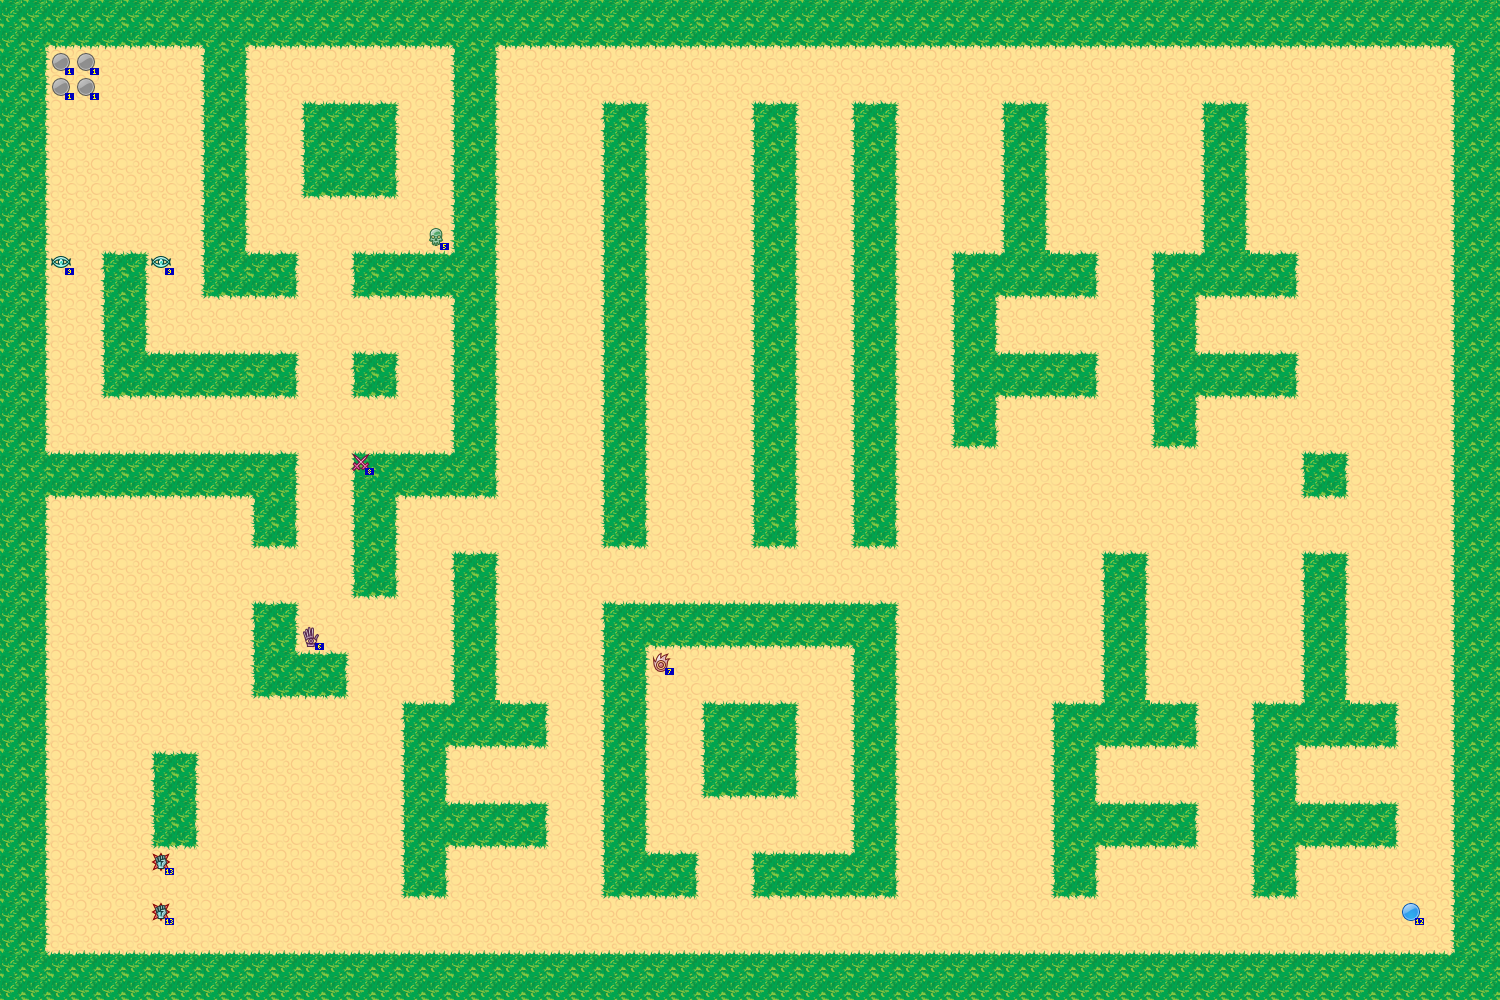

Tiled map render using the project's own tile images. Description and the map definition, with tile-layer contents summarised, below:
An orthogonal 60x40 tile map with 25x25 px tiles, 3 tile layers (background, foreground, entities), 2 tilesets.

<map version="1.0" orientation="orthogonal" width="60" height="40" tilewidth="25" tileheight="25">
 <properties>
  <property name="subdivision" value="2" />
 </properties>
 <tileset firstgid="1" name="tileset" tilewidth="25" tileheight="25">
  <image source="../client/img/tiles/material_25px.png" width="125" height="75" />
 </tileset>
 <tileset firstgid="16" name="entities" tilewidth="24" tileheight="24">
  <image source="entities.png" width="408" height="24" />
 </tileset>
 <layer name="background" width="60" height="40">
  <data>[2400 cells, 2400 non-empty, 1 distinct tile ids]</data>
 </layer>
 <layer name="foreground" width="60" height="40">
  <data>[2400 cells, 980 non-empty, 13 distinct tile ids]</data>
 </layer>
 <layer name="entities" width="60" height="40">
  <data>[2400 cells, 13 non-empty, 8 distinct tile ids]</data>
 </layer>
</map>
